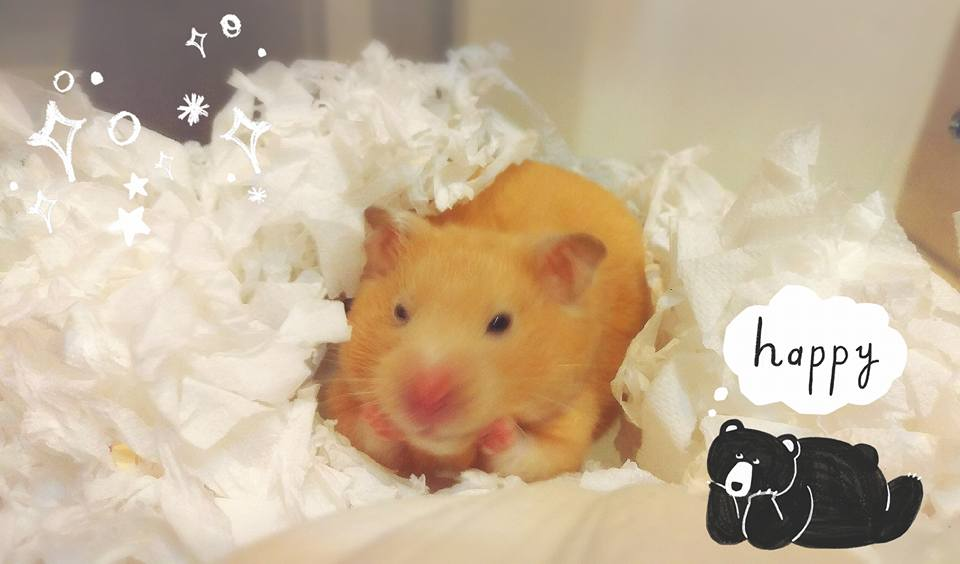
#> input picture Shu_openCV/FDetection/mice.jpg, 960 x 564 px, given in place of x-raw, format=(string)BGR ! appsink, which was not available
$ python CannyDetection.py   (Python 2 division)
#> lines starting #> are read from the running program, lines starting #| are printed output that depends on the picture; pictures that were not available may be replaced by others from this repository, and a replacement may not be noted
#!/usr/bin/env python
# MIT License

# Copyright (c) 2017 Jetsonhacks

# Permission is hereby granted, free of charge, to any person obtaining a copy
# of this software and associated documentation files (the "Software"), to deal
# in the Software without restriction, including without limitation the rights
# to use, copy, modify, merge, publish, distribute, sublicense, and/or sell
# copies of the Software, and to permit persons to whom the Software is
# furnished to do so, subject to the following conditions:

# The above copyright notice and this permission notice shall be included in all
# copies or substantial portions of the Software.

# THE SOFTWARE IS PROVIDED "AS IS", WITHOUT WARRANTY OF ANY KIND, EXPRESS OR
# IMPLIED, INCLUDING BUT NOT LIMITED TO THE WARRANTIES OF MERCHANTABILITY,
# FITNESS FOR A PARTICULAR PURPOSE AND NONINFRINGEMENT. IN NO EVENT SHALL THE
# AUTHORS OR COPYRIGHT HOLDERS BE LIABLE FOR ANY CLAIM, DAMAGES OR OTHER
# LIABILITY, WHETHER IN AN ACTION OF CONTRACT, TORT OR OTHERWISE, ARISING FROM,
# OUT OF OR IN CONNECTION WITH THE SOFTWARE OR THE USE OR OTHER DEALINGS IN THE
# SOFTWARE.

import sys
import cv2
import numpy as np

def read_cam():
    # On versions of L4T previous to L4T 28.1, flip-method=2
    # Use the Jetson onboard camera
    cap = cv2.VideoCapture("nvcamerasrc sensor-id=0 ! video/x-raw(memory:NVMM), width=(int)640, height=(int)480,format=(string)I420, framerate=(fraction)30/1 ! nvvidconv flip-method=0 ! video/x-raw, format=(string)BGRx ! videoconvert ! video/x-raw, format=(string)BGR ! appsink")
    if cap.isOpened():
        windowName = "CannyDemo"
        cv2.namedWindow(windowName, cv2.WINDOW_NORMAL)
        cv2.resizeWindow(windowName,1280,720)
        cv2.moveWindow(windowName,0,0)
        cv2.setWindowTitle(windowName,"Canny Edge Detection")
        showWindow=3  # Show all stages
        showHelp = True
        font = cv2.FONT_HERSHEY_PLAIN
        helpText="'Esc' to Quit, '1' for Camera Feed, '2' for Canny Detection, '3' for All Stages. '4' to hide help"
        edgeThreshold=40
        showFullScreen = False
        while True:
            if cv2.getWindowProperty(windowName, 0) < 0: # Check to see if the user closed the window
                # This will fail if the user closed the window; Nasties get printed to the console
                break;
            ret_val, frame = cap.read();
#> frame is the input picture: shape (564, 960, 3); mean B, G, R 153.3, 179.7, 199.1
            hsv=cv2.cvtColor(frame, cv2.COLOR_BGR2GRAY)
            blur=cv2.GaussianBlur(hsv,(7,7),1.5)
            edges=cv2.Canny(blur,0,edgeThreshold)
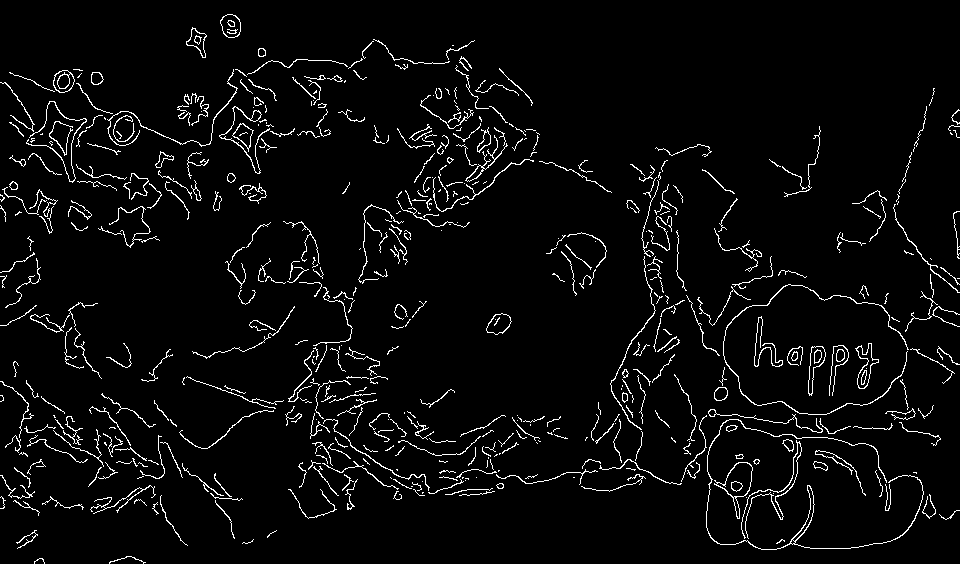
#> edges: shape (564, 960); 4.1% white in thin lines or dots
            if showWindow == 3:  # Need to show the 4 stages
                # Composite the 2x2 window
                # Feed from the camera is RGB, the others gray
                # To composite, convert gray images to color.
                # All images must be of the same type to display in a window
                frameRs=cv2.resize(frame, (640,360))
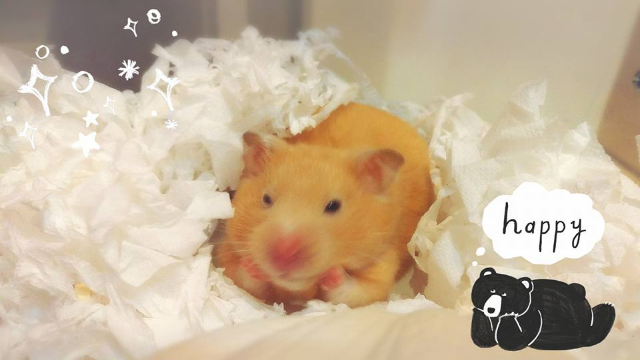
#> frameRs: shape (360, 640, 3); mean B, G, R 153.2, 179.6, 199
                hsvRs=cv2.resize(hsv,(640,360))
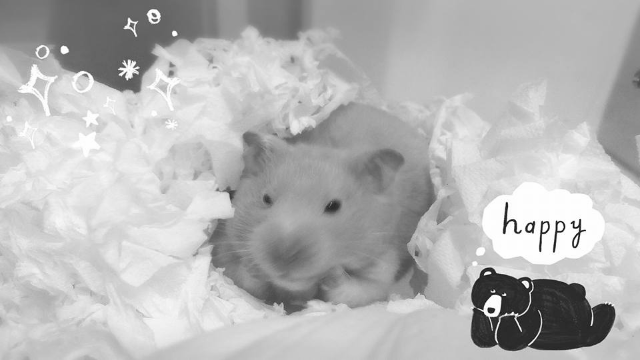
#> hsvRs: shape (360, 640); min 6, max 255, mean 182.5
                vidBuf = np.concatenate((frameRs, cv2.cvtColor(hsvRs,cv2.COLOR_GRAY2BGR)), axis=1)
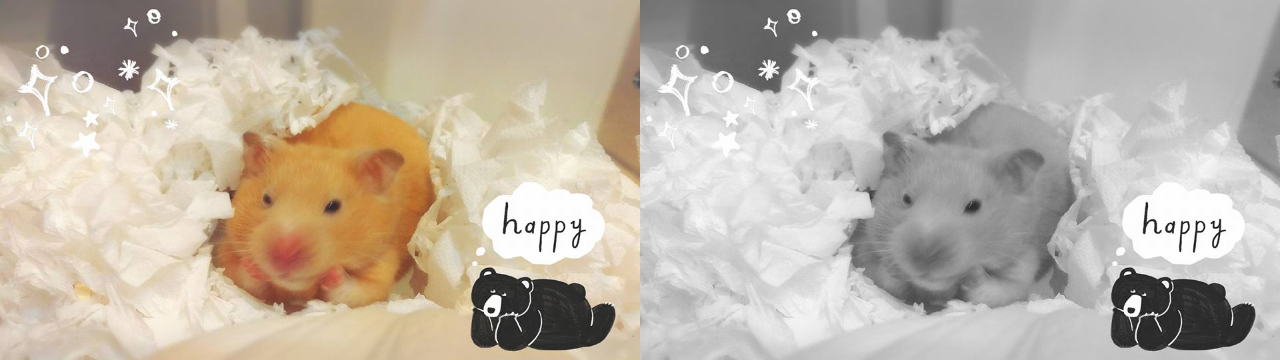
#> vidBuf: shape (360, 1280, 3); mean B, G, R 167.8, 181.1, 190.7
                blurRs=cv2.resize(blur,(640,360))
                edgesRs=cv2.resize(edges,(640,360))
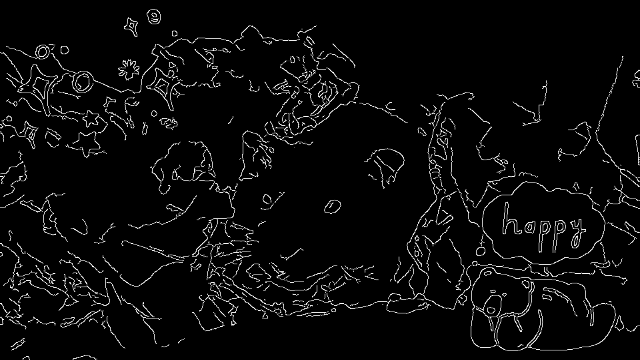
#> edgesRs: shape (360, 640); min 0, max 255, mean 10.5
                vidBuf1 = np.concatenate( (cv2.cvtColor(blurRs,cv2.COLOR_GRAY2BGR),cv2.cvtColor(edgesRs,cv2.COLOR_GRAY2BGR)), axis=1)
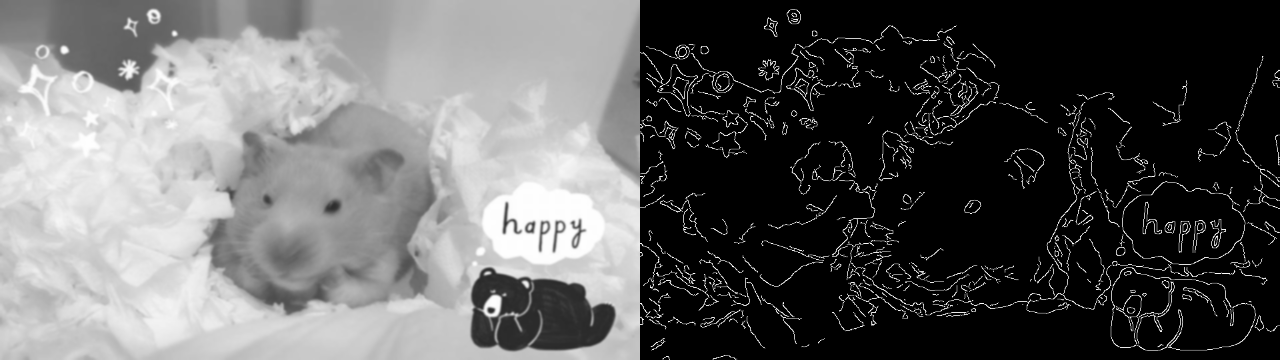
#> vidBuf1: shape (360, 1280, 3); min 0, max 255, mean 96.5
                vidBuf = np.concatenate( (vidBuf, vidBuf1), axis=0)
#> vidBuf: shape (720, 1280, 3)

            if showWindow==1: # Show Camera Frame
                displayBuf = frame
            elif showWindow == 2: # Show Canny Edge Detection
                displayBuf = edges
            elif showWindow == 3: # Show All Stages
                displayBuf = vidBuf

            if showHelp == True:
                cv2.putText(displayBuf, helpText, (11,20), font, 1.0, (32,32,32), 4, cv2.LINE_AA)
                cv2.putText(displayBuf, helpText, (10,20), font, 1.0, (240,240,240), 1, cv2.LINE_AA)
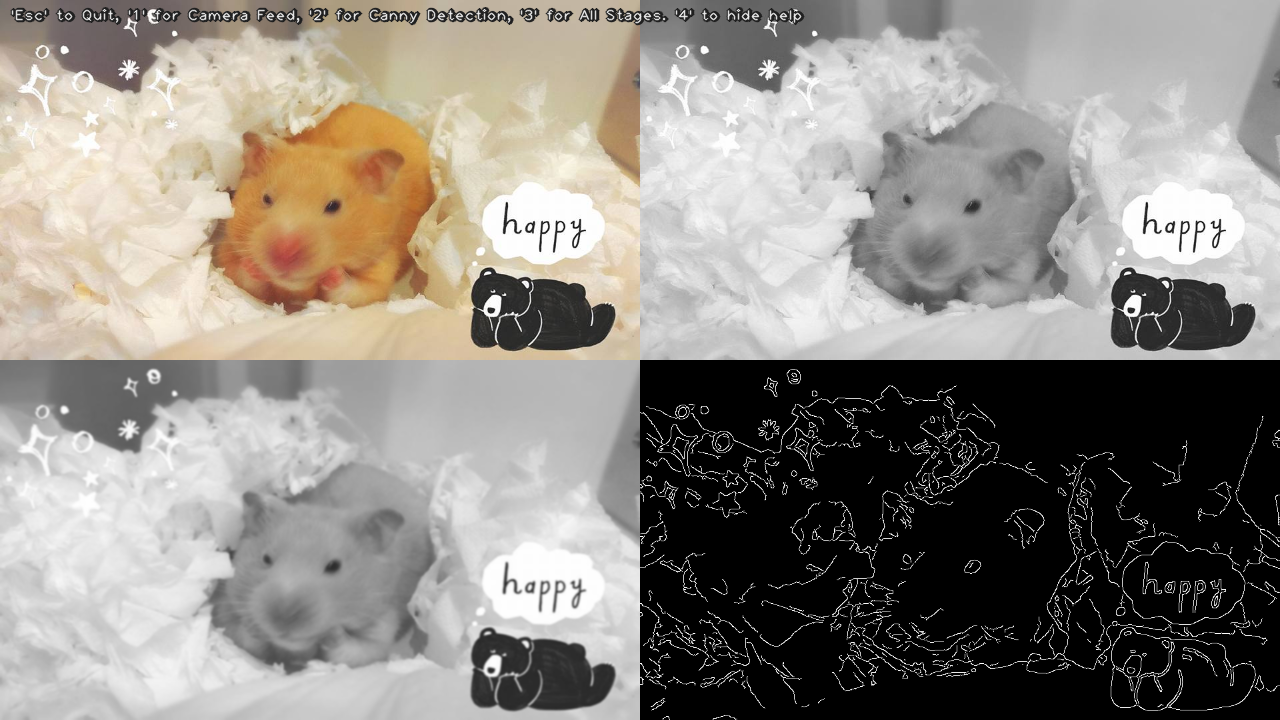
#> displayBuf: shape (720, 1280, 3); mean B, G, R 131.8, 138.3, 143.1
            cv2.imshow(windowName,displayBuf)
            key=cv2.waitKey(10)
#> (key Esc is pressed here)
            if key == 27: # Check for ESC key
                cv2.destroyAllWindows()
                break ;
            elif key==49: # 1 key, show frame
                cv2.setWindowTitle(windowName,"Camera Feed")
                showWindow=1
            elif key==50: # 2 key, show Canny
                cv2.setWindowTitle(windowName,"Canny Edge Detection")
                showWindow=2
            elif key==51: # 3 key, show Stages
                cv2.setWindowTitle(windowName,"Camera, Gray scale, Gaussian Blur, Canny Edge Detection")
                showWindow=3
            elif key==52: # 4 key, toggle help
                showHelp = not showHelp
            elif key==44: # , lower canny edge threshold
                edgeThreshold=max(0,edgeThreshold-1)
                print 'Canny Edge Threshold Maximum: ',edgeThreshold
            elif key==46: # , raise canny edge threshold
                edgeThreshold=edgeThreshold+1
                print 'Canny Edge Threshold Maximum: ', edgeThreshold
            elif key==74: # Toggle fullscreen; This is the F3 key on this particular keyboard
                # Toggle full screen mode
                if showFullScreen == False :
                    cv2.setWindowProperty(windowName, cv2.WND_PROP_FULLSCREEN, cv2.WINDOW_FULLSCREEN)
                else:
                    cv2.setWindowProperty(windowName, cv2.WND_PROP_FULLSCREEN, cv2.WINDOW_NORMAL)
                showFullScreen = not showFullScreen

    else:
     print "camera open failed"


if __name__ == '__main__':
    read_cam()
